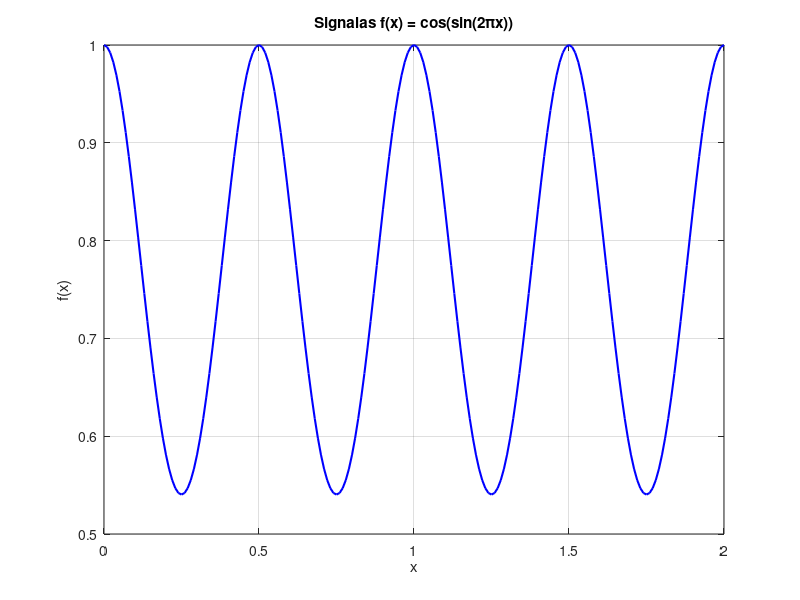
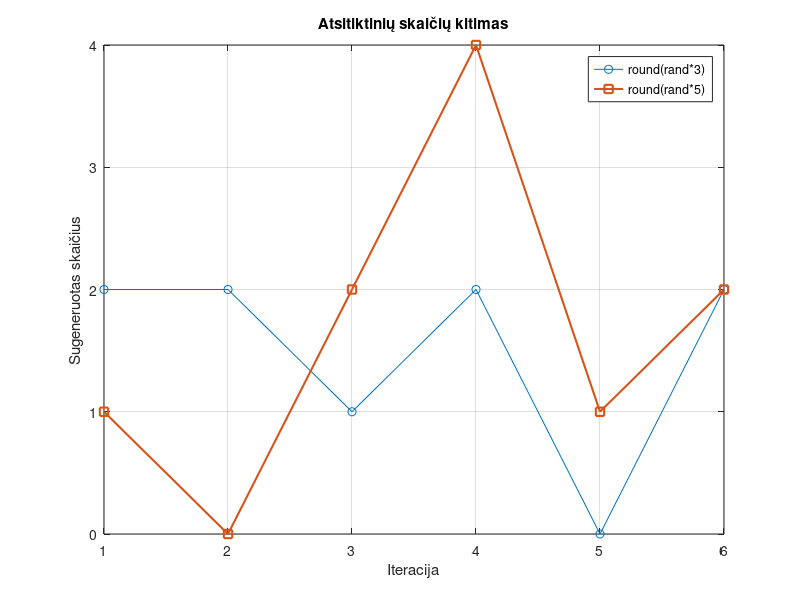

Write MATLAB code to recreate these figures, in order.
%Dominykas Janulevičius EDIF-25/1 2026-10-10 16:00
%5 laboratorinis darbas
%%Priv uzd

%%1
clc; clear; close all;

x = 0:0.01:2;
f = cos(sin(2*pi*x));
S = struct('signalas', f, 'x', x, 'pavadinimas', 'Signalas f(x) = cos(sin(2\pix))');

disp('Sukurta struktūra S:');
disp(S);
disp('Laukų pavadinimai:');
disp(fieldnames(S));

figure;
plot(S.x, S.signalas, 'b', 'LineWidth', 1.5);
grid on;
xlabel('x');
ylabel('f(x)');
title(S.pavadinimas);

%%2
clc;

while true
    m = input('Įveskite m: ');
    n = input('Įveskite n: ');
    if m == n
        disp('m ir n reikšmės vienodos. Programa baigta.');
        break
    end

    if m > n
        didesnis = m;
        mazesnis = n;
    else
        didesnis = n;
        mazesnis = m;
    end

    if mazesnis <= 0
        disp('Abu skaičiai turi būti teigiami. Bandykite dar kartą.');
        continue
    end

    while didesnis - mazesnis > 0
        didesnis = didesnis - mazesnis;
    end

    disp(['Mažiausia teigiama reikšmė: ', num2str(didesnis)]);
end

%%Pap uzd

%1
clc; clear; close all;

pirmi = [];
antri = [];

while true
    a = round(rand*3);
    b = round(rand*5);

    pirmi(end+1) = a;
    antri(end+1) = b;
    if a == b
        break
    end
end

disp(['Iteracijų skaičius: ', num2str(length(pirmi))]);
disp(['Sutapęs skaičius: ', num2str(a)]);

k = 1:length(pirmi);
figure;
plot(k, pirmi, '-o', k, antri, '-s', 'LineWidth', 1.5);
grid on;
xlabel('Iteracija');
ylabel('Sugeneruotas skaičius');
title('Atsitiktinių skaičių kitimas');
legend('round(rand*3)', 'round(rand*5)');
